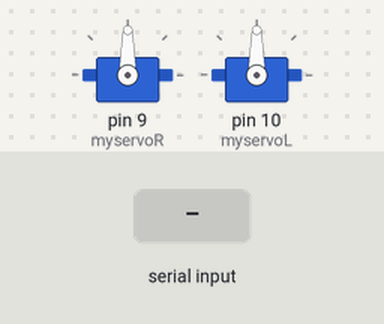
A sketch run on a simulated Arduino Uno, built with avr-gcc and run on an emulated ATmega328P. On the bench: 2 × servo. The inputs (shaded band) are chosen by the test bench. What the sketch prints to the serial monitor is not drawn.

Above: at 1.2 s.
1.3 s: "1" received over Serial
At 1.45 s:
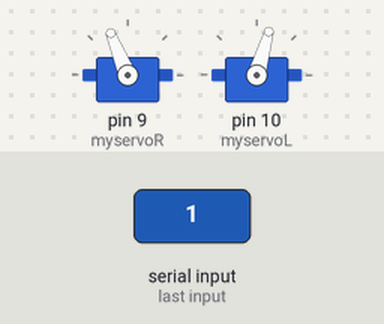
At 2.96 s:
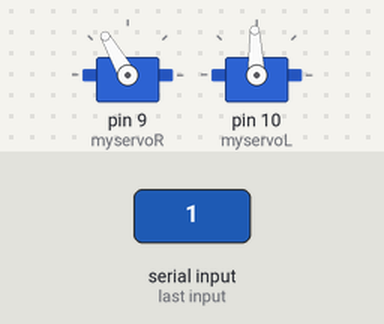
Timing chart, 0 to 17.0 s (numbered marks = the images above; inputs shaded):
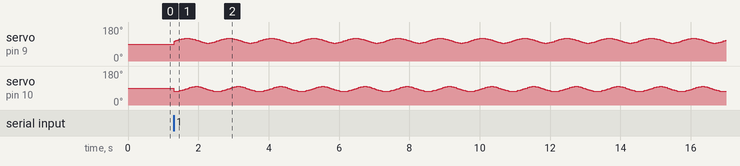

The sketch:

IK_5bar_circle.ino
```cpp
#include <Servo.h>
#include<math.h>

void ik_2R(float xbyb[], float l1l2[], float xy[], int sol, float op_th1th2[]);
void ik_5bar(float xbLybLxbRybR[], float l1l2l3l4[], float xy[], int sols[], float op_th1th2[]);
// Add your own trajectory function here instead of circle
void circle(float centre_xy[], float rad, float ang_deg, float op_xy[]);

Servo myservoL, myservoR;
float linklengths[4] = {0.2,0.2,0.2,0.2};
float baseLbaseR[4] = {-0.03135,0,0.03125,0};
int solbranch[2] = {1,-1};
float XY[2] = {0,250};
float thLthR[2];

float circ_cen[2] = {0,0.28};
float circ_rad = 0.04;

void setup() {
  Serial.begin(115200);
  // PWM pin no. 9 for motor R
  myservoR.attach(9);
  // PWM pin no. 10 for motor L
  myservoL.attach(10);
}

void loop() {

   // Trajectory
   float t = 0.3*millis();
   circle(circ_cen, circ_rad, t, XY);

   if (Serial.available() > 0)
   {
      Serial.print("X coord: ");
      Serial.println(XY[0]);
      Serial.print("Y coord: ");
      Serial.println(XY[1]);

      ik_5bar(baseLbaseR, linklengths, XY, solbranch, thLthR);

      // Write to servo
      thLthR[0]-=45; // Left motor offset
      thLthR[1]+=53; // Right motor offset
      Serial.println(thLthR[0]);
      Serial.println(thLthR[1]);

      int pulseWidthL = map(thLthR[0], 0, 180, 500, 2500);
      myservoL.writeMicroseconds(pulseWidthL);
      int pulseWidthR = map(thLthR[1], 0, 180, 500, 2500);
      myservoR.writeMicroseconds(pulseWidthR);

    }
}


void ik_2R(float xbyb[], float l1l2[], float xy[], int sol, float op_th1th2[])
{
  // Function: Inverse kinematics of 2R
  // op_th1th2[] in degrees
  // Vyankatesh Ashtekar, IIT Kanpur, February 2023
  // All inputs in same units
  // 1 means elbow up solution (int sol)
  // -1 means elbow down solution (int sol)

  float l1 = l1l2[0];
  float l2 = l1l2[1];

  float x = xy[0] - xbyb[0];
  float y = xy[1] - xbyb[1];

  //    Serial.print("X is ");
  //    Serial.println(x);
  //    Serial.print("Y is ");
  //    Serial.println(y);

  //***********Solution process********************

  float d = sqrt(x * x + y * y);
  //    Serial.print("d is ");
  //    Serial.println(d);
  // Inverse kinematics computations-->
  float psi = atan2(y, x);
  //    Serial.print("ArcTan2(y,x) is ");
  //    Serial.println(psi);

  float costh2 = (d * d - l1 * l1 - l2 * l2) / (2 * l1 * l2);

  if (abs(costh2) > 1)
  {
    Serial.println("The point is outside workspace (assuming no limits on joint angles)");
  }
  else
  {
    float Pi = 3.14159;
    float theta2 = acos(costh2);
    //      Serial.print("theta2 solutions (in degrees) are +- ");
    //      Serial.println(180 * theta2 / Pi);

    if (sol == 1)
    {
      //        Serial.println("Presenting elbow up solution");
      theta2 = -theta2;
    }
    //      else if (sol == -1)
    //      {
    //        Serial.println("Presenting elbow down solution");
    //      }

    float sinth2 = sin(theta2);
    float a11 = l1 + l2 * costh2;
    float a12 = -1.0 * l2 * sinth2;
    float a21 = -1.0 * a12;
    float a22 = a11;
    float det = a22 * a11 - a12 * a21;
    float detc1 = -(y * a12 - x * a22);
    float dets1 = (y * a11 - a21 * x);
    float c1 = detc1 / det;
    float s1 = dets1 / det;

    float theta1 = atan2(s1, c1);

    op_th1th2[0] = (180 * theta1 / Pi);
    op_th1th2[1] = (180 * theta2 / Pi);

    //      Serial.print("theta1 (in degrees) is ");
    //      Serial.println(op_th1th2[0]);
    //      Serial.print("theta2 (in degrees) is  ");
    //      Serial.println(op_th1th2[1]);

    //      if (abs(op_th1th2[0]) > 90 || abs(op_th1th2[1]) > 90)
    //      {
    //        Serial.println("Point inside geometrical workspace, but outside joint angle limits");
    //      }
    //      else
    //      {
    //        // mapping to actual servos-- offset and direction flip
    //        op_th1th2[0] = 180 - (op_th1th2[0] + 90);
    //        op_th1th2[1] = 180 - (op_th1th2[1] + 90);
    //      }
  }

}

void ik_5bar(float xbLybLxbRybR[], float l1l2l3l4[], float xy[], int sols[], float op_th1th2[])
{
  // op_th1th2 in degrees

  float left_th1th2[2], right_th1th2[2];
  ik_2R(xbLybLxbRybR,l1l2l3l4,xy,sols[0],left_th1th2);
  ik_2R(xbLybLxbRybR+2,l1l2l3l4+2,xy,sols[1],right_th1th2);

  op_th1th2[0] = left_th1th2[0];
  op_th1th2[1] = right_th1th2[0];
}

void circle(float centre_xy[], float rad, float ang_deg, float op_xy[])
{
  // Circular trajectory
  // Gives coordinates xy at 'ang (degrees)'

  float ang_rad;
  float Pi = 3.14159;
  ang_rad = ang_deg * Pi / 180;
  op_xy[0] = centre_xy[0] + rad*cos(ang_rad);
  op_xy[1] = centre_xy[1] + rad*sin(ang_rad);
}
```
